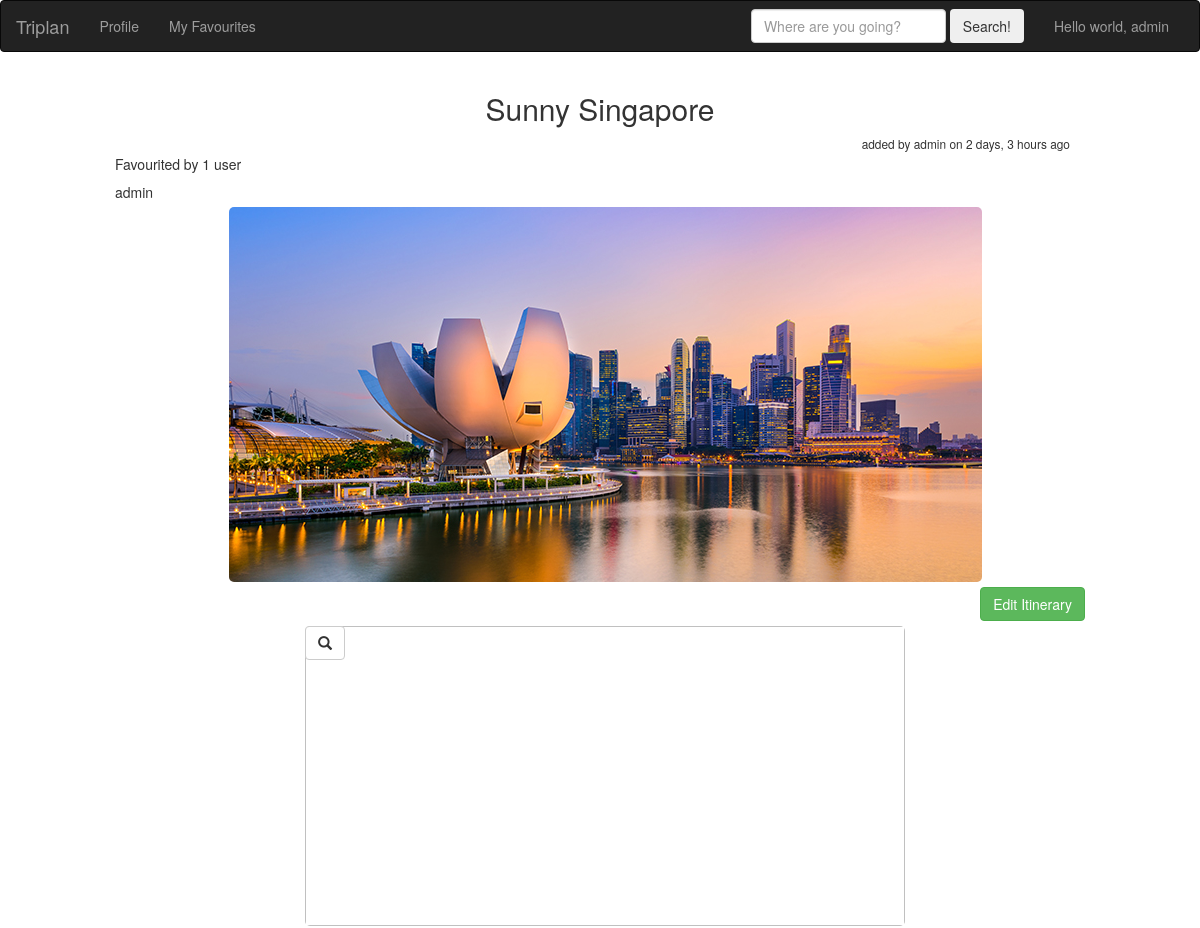
The app's page /6/ (signed in, upper part), older data.
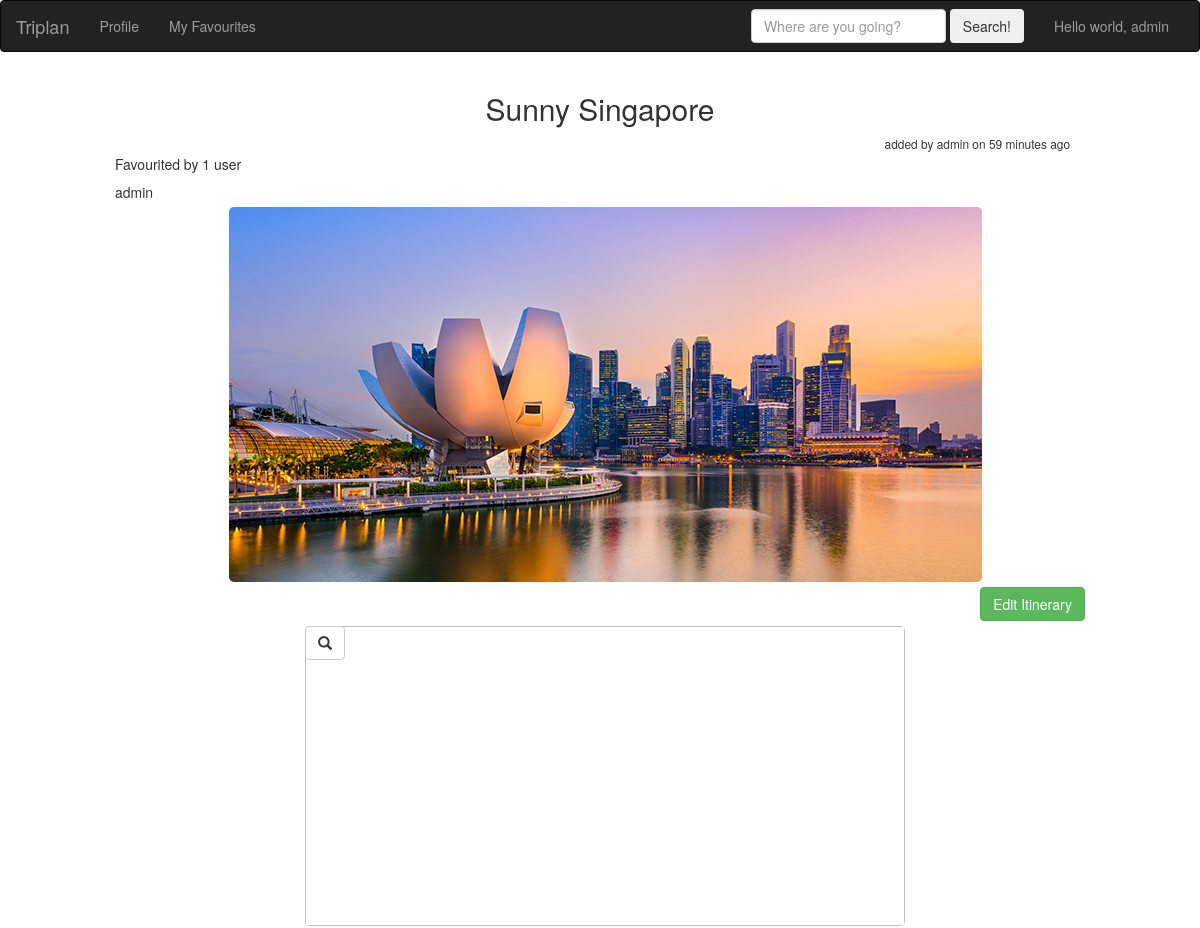
The same page, newer data.
### triplan/models.py (models this page shows, shortened)
class Itinerary(models.Model):
    title = models.CharField(max_length=50)
    owner = models.ForeignKey(Profile, related_name='owner', on_delete=models.CASCADE)
    date_added = models.DateTimeField(auto_now=True)
    preview_photo = models.ImageField(blank=True)
    shared_users = models.ManyToManyField(Profile, related_name='shared_users', blank=True)
    public_view = models.BooleanField(default=True)
    favourited_by = models.ManyToManyField(Profile, related_name='fav_by', blank=True)
    @property
    def encoded_locations(self):
        location_list = []
        for segment in self.itinerarysegment_set.all():
            location_list.append(urllib.parse.quote_plus(segment.location))
        return "%7C".join(location_list)
    @property
    def total_duration(self):
        days = 1
        for segment in self.itinerarysegment_set.all():
            if segment.day_number > days:
                days = segment.day_number
        return days
    @property
    def total_cost(self):
        cost = 0
        for segment in self.itinerarysegment_set.all():
            cost += segment.cost
        return cost

class Profile(models.Model):
    user = models.OneToOneField(User, on_delete=models.CASCADE)
    description = models.CharField(max_length=300)
    def __str__(self):
        return self.user.username

### triplan/views.py (the view, shortened to what this page needs)
# urls.py: url(r'^(?P<pk>[0-9]+)/$', login_required(views.ItineraryDetailView.as_view()),
class ItineraryDetailView(View):
    def get(self, request, *args, **kwargs):
        view = ItineraryDetail.as_view()
        return view(request, *args, **kwargs)

### triplan/views.py
class FavouriteForm(forms.Form):
    fav = forms.BooleanField(widget=forms.CheckboxInput(attrs={'onclick': 'this.form.submit();'}),
                             label="I like this!")

### triplan/models.py (called while the page is built)
    @staticmethod
    def prepend_class_name(icon_name):
        return "fa fa-lg fa-" + str(icon_name)

    @staticmethod
    def get_icon_class(category):
        icon_class_name_list = map(CategoryUtil.prepend_class_name, CategoryUtil.icon_list)
        return (
            dict(zip(list(range(0, len(CategoryUtil.category_list))), icon_class_name_list))
        ).get(category, "")

    @property
    def duration(self):
        return datetime.combine(date.today(), self.end_time) - datetime.combine(date.today(), self.start_time)

    @property
    def encoded_location(self):
        return urllib.parse.quote_plus(self.location)

    @property
    def category_icon_class(self):
        return CategoryUtil.get_icon_class(self.category)

### triplan/views.py (called while the page is built)
    def days_range(self):
        return range(1, self.get_object().total_duration + 1)

### triplan/templates/triplan/itinerary_detail.html (shortened to what this page needs)
{% extends "triplan/base.html" %}
{% block imports %}
    {% load static %}
    <link href="https://cdnjs.cloudflare.com/ajax/libs/select2/4.0.3/css/select2.min.css" rel="stylesheet" />
{% endblock imports %}
{% block body %}
{% load humanize %}
{% load mathfilters %}
<div class="col-sm-10 col-sm-offset-1">
    <div class="col-sm-12">
        <h2 class="center">{{ itinerary.title }}</h2>
        <p><small class="pull-right margin-bottom-5">added by {{ itinerary.owner }} on {{ itinerary.date_added|naturaltime }}</small></p>
    </div>
    <h5>Favourited by {{ itinerary.favourited_by.all|length }} user{{ itinerary.favourited_by.all|length|pluralize }}</h5>
    {% for u in itinerary.favourited_by.all %}
        {{ u }} &nbsp;
    {% endfor %}
    <div class="col-sm-12 margin-5">
        {% if itinerary.preview_photo %}
        <img src="{{ itinerary.preview_photo.url }}" class="img img-responsive full-width center-img">
        {% endif %}
    </div>
    {% if is_owner %}
    <a href="{% url 'triplan:itinerary_edit' itinerary.id %}" class="btn btn-success pull-right">
        Edit Itinerary
    </a>
    {% endif %}
    <div class="col-sm-12 margin-5">
        <button id="map-zoom" class="btn btn-default"><span class="glyphicon glyphicon-search"></span></button>
        <img id="default-map" src=
         "https://maps.googleapis.com/maps/api/staticmap?size=600x300&maptype=roadmap\&markers=size:mid%7Ccolor:red%7C{{ itinerary.encoded_locations }}&key=AIzaSyBJz1pSa-my6Cq3DrqIy-MB0keiTHL-rq8"
            width="600px" height="300px" class="img center-img">
    </div>
</div>
<br>
{% endblock body %}

Row changes from the older to the newer data that the page shows:
changed Itinerary "Sunny Singapore": date_added "2 days, 3 hours ago" → "59 minutes ago"
